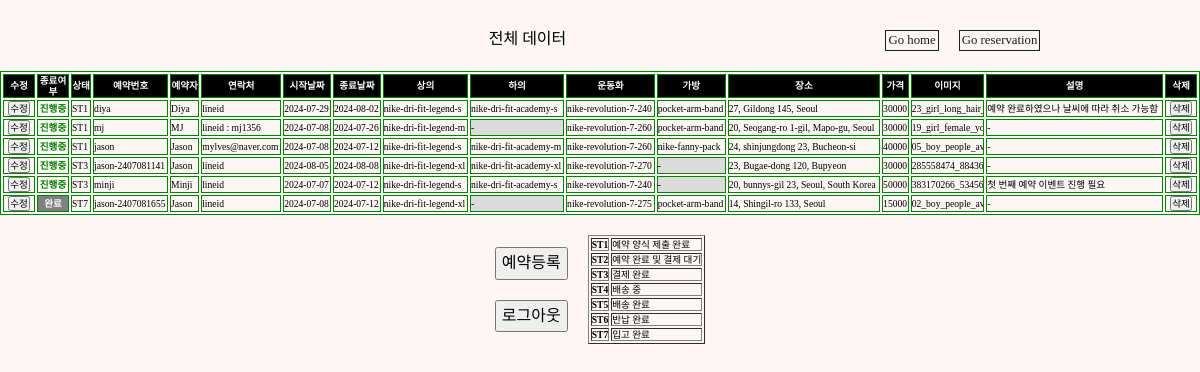
Before: /sterna/data/ (signed in) with the older database file.
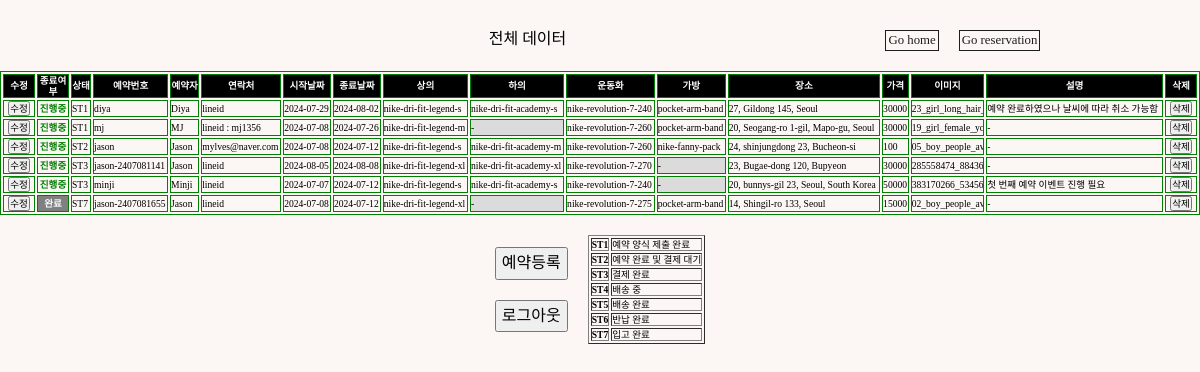
After: the same page with the newer database file.
### reservation/models.py (models this page shows, shortened)
class Reservation(models.Model):
    STATUS_CHOICE = [
        ('ST1','예약 양식 제출 완료'),
        ('ST2','예약 완료 및 결제 대기'),
        ('ST3','결제 완료'),
        ('ST4','배송 중'),
        ('ST5','배송 완료'),
        ('ST6','반납 완료'),
        ('ST7','입고 완료')
    ]
    reserv_id = models.CharField(max_length=20, primary_key=True)
    client = models.CharField(max_length=20)
    contact = models.CharField(max_length=50, blank=False)
    start_date = models.DateField()
    start_time = models.TimeField(blank=True, default=timezone.now)
    end_date = models.DateField()
    end_time = models.TimeField(blank=True, default=timezone.now)
    top = models.ForeignKey(Item, on_delete=models.CASCADE, limit_choices_to={'category':'top'}, related_name="topName", blank=True, null=True)
    bottom = models.ForeignKey(Item, on_delete=models.CASCADE, limit_choices_to={'category':'bottom'}, related_name="bottomName", blank=True, null=True)
    shoes = models.ForeignKey(Item, on_delete=models.CASCADE, limit_choices_to={'category':'shoes'}, related_name="shoesName", blank=True, null=True)
    bag = models.ForeignKey(Item, on_delete=models.CASCADE, limit_choices_to={'category':'bag'}, related_name="bagName", blank=True, null=True)
    image = models.ImageField(upload_to="", blank=True)
    desc = models.TextField(blank=True, default="-")
    status = models.CharField(
        max_length=3,
        choices=STATUS_CHOICE,
        default='ST1',
    )
    completed = models.BooleanField(default=False)
    cost = models.IntegerField(default=0)
    location = models.CharField(max_length=50, blank=False)

class Item(models.Model):
    CATEGORY = [
        ('shoes','Shoes'),
        ('top','Top'),
        ('bottom','Bottom'),
        ('bag','Bag & Pouch'),
        ('etc','ETC')
    ]
    SIZE = [
        ('Others','free'),
        ('shoes',(
            ('220','220mm'),
            ('225','225mm'),
            ('230','230mm'),
            ('235','235mm'),
            ('240','240mm'),
            ('245','245mm'),
            ('250','250mm'),
            ('255','255mm'),
            ('260','260mm'),
            ('265','265mm'),
            ('270','270mm'),
            ('275','275mm'),
            ('280','280mm'),
            ('285','285mm'),
            ('290','290mm'),
            ('295','295mm'),
            ('300','300mm'),
        )),
        ('top',(
            ('XS','XS'),
            ('S','S'),
            ('M','M'),
            ('L','L'),
            ('XL','XL'),
            ('XXL','XXL'),
        )),
        ('bottom',(
            ('XS','XS'),
            ('S','S'),
            ('M','M'),
            ('L','L'),
            ('XL','XL'),
            ('XXL','XXL'),
        ))
    ]
    GENDER = {
        ('M','Male'),
        ('F','Female'),
        ('E','NO Gender')
    }
    category = models.CharField(max_length=10, choices=CATEGORY)
    gender = models.CharField(max_length=1, blank=True, choices=GENDER)
    name = models.CharField(max_length=20, blank=True)
    model_num = models.CharField(primary_key=True, max_length=50, blank=True)
    size = models.CharField(max_length=10, blank=True, choices=SIZE)
    amount = models.IntegerField(default=0, blank=True)
    link = models.URLField(blank=True)
    def __str__(self):
        return self.model_num

### reservation/views.py (the view)
# urls.py: path("sterna/data/", views.data, name="data"),
@login_required(login_url='users:login')
def data(request):
    reservation = Reservation.objects.all().order_by('status')
    context = {'reservation': reservation}
    return render(request, 'admin/data.html', context)

### templates/admin/data.html (shortened to what the changed rows need)
{% load static %}
<!DOCTYPE html>
<html lang="en">
  <head>
    <link rel="stylesheet" type="text/css" href="{% static 'css/sterna.css' %}"/>
    <link rel="stylesheet" type="text/css" href="{% static 'css/normalize.css' %}"/>
    <link href="https://cdnjs.cloudflare.com/ajax/libs/bootstrap-datetimepicker/3.0.0/css/bootstrap-datetimepicker.min.css" rel="stylesheet"/>
  </head>
  <body>
    {% if user.is_staff %}
      <div>
        <table border="1" bordercolor="green" style="font-size:0.6rem; width:100%;">
          <tr style="background-color:black; color:white;">
            <th scope="col" style="width:30px; text-align:center">수정</th>
            <th scope="col" style="width:30px; text-align:center">종료여부</th>
            <th scope="col">상태</th>
            <th scope="col">예약번호</th>
            <th scope="col">예약자</th>
            <th scope="col">연락처</th>
            <th scope="col">시작날짜</th>
            <th scope="col">종료날짜</th>
            <th scope="col">상의</th>
            <th scope="col">하의</th>
            <th scope="col">운동화</th>
            <th scope="col">가방</th>
            <th scope="col">장소</th>
            <th scope="col">가격</th>
            <th scope="col" style="max-width:70px; text-align:center">이미지</th>
            <th scope="col">설명</th>
            <th scop="com">삭제</th>
          </tr>
          {% for data in reservation %}
            <tr>
              <td style="width:30px; text-align:center">
                <a href="{% url "reservation:update" data.pk %}">
                  <button>수정</button>
                </a>
              </td>
              {% if data.completed == True %}
                <td style="color:white; font-weight:bold; background-color:grey; text-align:center;">완료</td>
              {% else %}
                <td style="color:green; font-weight:bold; text-align:center;">진행중</td>
              {% endif %}
              <td>{{data.status}}</td>
              <td>{{data.reserv_id}}</td>
              <td>{{data.client}}</td>
              <td>{{data.contact}}</td>
              <td>{{data.start_date | date:"Y-m-d"}}</td>
              <td>{{data.end_date | date:"Y-m-d"}}</td>
              {% if data.top.name == None %}
                <td style='background-color:#DBDBDB;'>-</td>
              {% else %}
                <td>{{data.top}}</td>
              {% endif %}
              {% if data.bottom.name == None %}
                <td style='background-color:#DBDBDB;'>-</td>
              {% else %}
                <td>{{data.bottom}}</td>
              {% endif %}
              {% if data.shoes.name == None %}
                <td style='background-color:#DBDBDB;'>-</td>
              {% else %}
                <td>{{data.shoes}}</td>
              {% endif %}
              {% if data.bag.name == None %}
                <td style='background-color:#DBDBDB;'>-</td>
              {% else %}
                <td>{{data.bag}}</td>
              {% endif %}
              <td>{{data.location}}</td>
              <td>{{data.cost}}</td>
              <td style="max-width:70px; overflow:hidden;">{{data.image}}</td>
              <td>{{data.desc}}</td>
              <td style="width:30px; text-align:center">
                <div class="del-button">
                  <a href="{% url "reservation:delpage" data.pk %}">
                    <button>삭제</button>
                  </a>
                </div>
              </td>
            </tr>
          {% endfor %}
        </table>
        <div class="flex-row">
          <table style="margin:20px 0 0 20px;" border="1">
            <tr style='font-weight:normal; font-size:0.6rem;'>
              <th>ST1</th>
            </tr>
            <tr style='font-weight:normal; font-size:0.6rem;'>
              <th>ST2</th>
            </tr>
            <tr style='font-weight:normal; font-size:0.6rem;'>
              <th>ST3</th>
            </tr>
            <tr style='font-weight:normal; font-size:0.6rem;'>
              <th>ST4</th>
            </tr>
            <tr style='font-weight:normal; font-size:0.6rem;'>
              <th>ST5</th>
            </tr>
            <tr style='font-weight:normal; font-size:0.6rem;'>
              <th>ST6</th>
            </tr>
            <tr style='font-weight:normal; font-size:0.6rem;'>
              <th>ST7</th>
            </tr>
          </table>
        </div>
      </div>
    {% else %}
      <p class='tocenter' style='margin-top:30px; font-weight:bold; color:blue; font-size:2rem;'>관리자만 열람 가능</p>
    {% endif %}
  </body>
</html>

Changed rows visible on the page:
changed Reservation "jason": status "ST1" → "ST2"; cost "40000" → "100"
